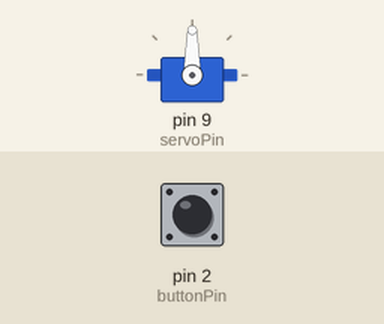
Recording of a sketch running on a simulated Arduino Uno, built with avr-gcc and run on an emulated ATmega328P. On the bench: servo. The inputs (shaded band) are chosen by the test bench; at power-on: pin 2 (buttonPin) HIGH.

Above: at 1.2 s.
1.3 s: pin 2 (buttonPin) pulsed LOW 5 times (0.12 s each, 0.3 s apart)
At 1.8 s:
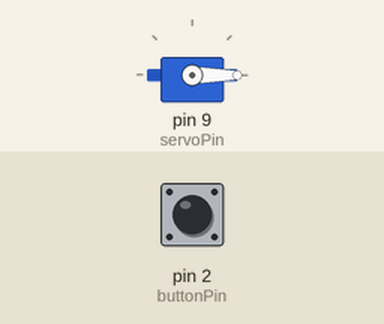
4.3 s: pin 2 (buttonPin) pulled LOW for 0.15 s
At 5.3 s:
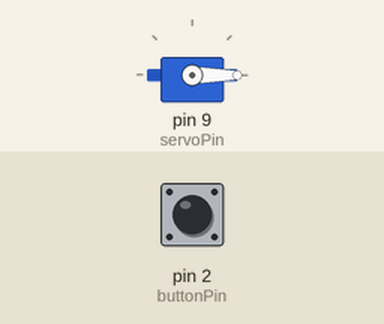
5.9 s: pin 2 (buttonPin) pulled LOW for 1 s
At 6.5 s:
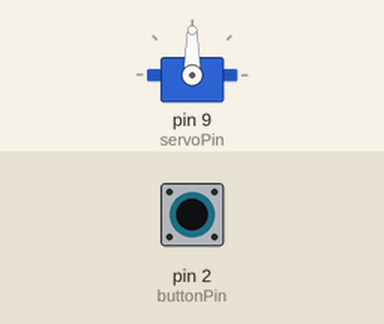
Timing chart, 0 to 8.9 s (numbered marks = the images above; inputs shaded):
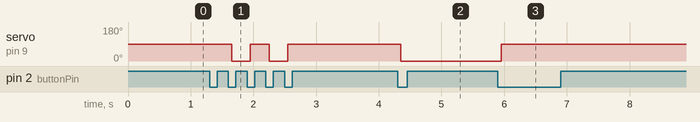

The sketch:

servo_test.ino
```cpp
#include <Servo.h>

Servo myservo;  // Create a Servo object

int servoPin = 9;      // Define the pin to which the servo is connected
int buttonPin = 2;     // Define the pin to which the button is connected
int servoAngle = 0;    // Current servo angle
int buttonState = 0;   // Current state of the button
int lastButtonState = 0; // Previous state of the button
unsigned long lastDebounceTime = 0;
unsigned long debounceDelay = 50;

void setup() {
  myservo.attach(servoPin);  // Attach the servo to the specified pin
  pinMode(buttonPin, INPUT_PULLUP);  // Enable internal pull-up resistor for the button pin
}

void loop() {
  // Read the state of the button
  int reading = digitalRead(buttonPin);

  // Check if the button state has changed
  if (reading != lastButtonState) {
    lastDebounceTime = millis();
  }

  // Check for button debouncing
  if (millis() - lastDebounceTime > debounceDelay) {
    // If the button state has changed, update the button state
    if (reading != buttonState) {
      buttonState = reading;

      // If the button is pressed, toggle the servo between 0 and 90 degrees
      if (buttonState == LOW) {
        if (servoAngle == 0) {
          servoAngle = 90;
        } else {
          servoAngle = 0;
        }
        myservo.write(servoAngle);
      }
    }
  }

  lastButtonState = reading;
}
```

Measured:
- after the input at 1.3 s, servo on pin 9 (servoPin): alternates 90° for 0.30 s and 0° for 0.30 s, 4 changes in all, then stays 90°, starting after 0.35 s
- after the input at 4.3 s, servo on pin 9 (servoPin): 90° → 0° after 0.05 s
- after the input at 5.9 s, servo on pin 9 (servoPin): 0° → 90° after 0.05 s
